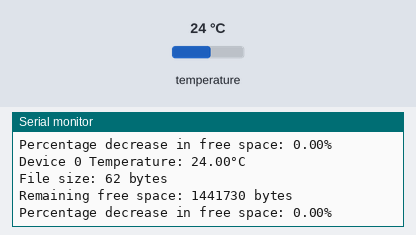
A sketch run on a simulated ESP32. On the bench: the last lines printed to the serial monitor. Inputs (shaded band) come from the test bench; at power-on: temperature 24 °C. Storage starts empty.

Above: at 7.4 s.
7.5 s: temperature set to 12 °C
At 13.9 s:
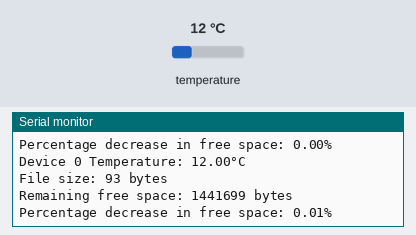
14.3 s: temperature set to 19 °C
At 19.6 s:
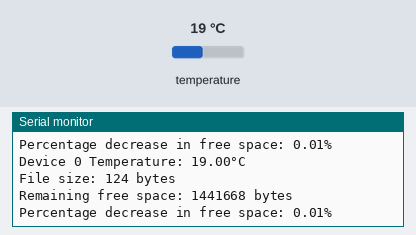
Timing chart, 0 to 21.1 s (numbered marks = the images above; inputs shaded):
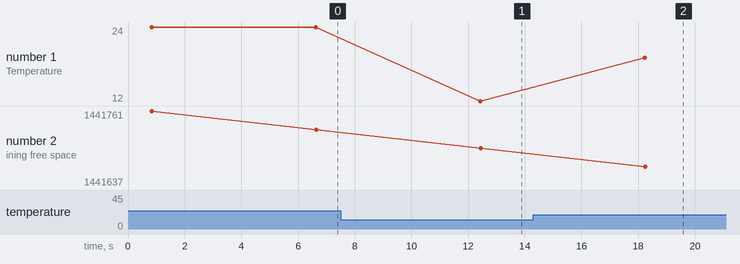

The sketch:

with-space-left.ino
```cpp
#include <OneWire.h>
#include <DallasTemperature.h>
#include "FS.h"
#include <LittleFS.h>
#include <WiFi.h> // For ESP32
// #include <ESP8266WiFi.h> // Uncomment this for ESP8266 and comment out the above line
#include <WebServer.h> // For ESP32
// #include <ESP8266WebServer.h> // Uncomment this for ESP8266 and comment out the above line

#define FORMAT_LITTLEFS_IF_FAILED true
#define ONE_WIRE_BUS 4

// WiFi settings
const char* ssid = "esp-data";
const char* password = "esp-data";

IPAddress local_IP(172, 16, 16, 1);
IPAddress gateway(172, 16, 16, 1);
IPAddress subnet(255, 255, 255, 0);

OneWire oneWire(ONE_WIRE_BUS);
DallasTemperature sensors(&oneWire);
DeviceAddress tempDeviceAddress;
WebServer server(80);

// Global variable for initial free space
unsigned long initialFreeSpace = 0;

void setup() {
  Serial.begin(115200);
  sensors.begin();
  int numberOfDevices = sensors.getDeviceCount();

  // Locate and print devices
  for (int i = 0; i < numberOfDevices; i++) {
    if (sensors.getAddress(tempDeviceAddress, i)) {
      Serial.print("Found device ");
      Serial.print(i, DEC);
      Serial.print(" with address: ");
      printAddress(tempDeviceAddress);
      Serial.println();
    } else {
      Serial.println("Found ghost device but could not detect address. Check power and cabling");
    }
  }

  if (!LittleFS.begin(FORMAT_LITTLEFS_IF_FAILED)) {
    Serial.println("LittleFS Mount Failed");
    return;
  }

  // Get initial free space
  initialFreeSpace = LittleFS.totalBytes() - LittleFS.usedBytes();
  Serial.print("Initial free space: ");
  Serial.println(initialFreeSpace);

  // Setup WiFi
  WiFi.softAP(ssid, password);
  WiFi.softAPConfig(local_IP, gateway, subnet);
  Serial.print("AP IP address: ");
  Serial.println(WiFi.softAPIP());

  // Setup web server
  server.on("/", HTTP_GET, []() {
    File file = LittleFS.open("/data.txt", "r");
    if (!file) {
      server.send(404, "text/plain", "File not found");
      return;
    }
    server.streamFile(file, "text/plain");
    file.close();
  });
  server.begin();
}

void loop() {
  sensors.requestTemperatures();
  File file = LittleFS.open("/data.txt", FILE_APPEND);
  if (!file) {
    Serial.println("- failed to open file for appending");
    return;
  }

  for (int i = 0; i < sensors.getDeviceCount(); i++) {
    if (sensors.getAddress(tempDeviceAddress, i)) {
      float tempC = sensors.getTempC(tempDeviceAddress);
      Serial.printf("Device %d Temperature: %.2f°C\n", i, tempC);
      file.printf("Device %d Temperature: %.2f°C\n", i, tempC);
    }
  }
  file.close();

  // Log file size and free space
  logFileSystemInfo();

  server.handleClient();
  delay(5000);
}

void logFileSystemInfo() {
  File file = LittleFS.open("/data.txt", "r");
  unsigned long fileSize = file.size();
  file.close();

  unsigned long remainingFreeSpace = LittleFS.totalBytes() - LittleFS.usedBytes();
  float percentageDecrease = 100.0 * (initialFreeSpace - remainingFreeSpace) / initialFreeSpace;

  Serial.print("File size: ");
  Serial.print(fileSize);
  Serial.println(" bytes");

  Serial.print("Remaining free space: ");
  Serial.print(remainingFreeSpace);
  Serial.println(" bytes");

  Serial.print("Percentage decrease in free space: ");
  Serial.print(percentageDecrease);
  Serial.println("%");
}

void printAddress(DeviceAddress deviceAddress) {
  for (uint8_t i = 0; i < 8; i++) {
    if (deviceAddress[i] < 16) Serial.print("0");
    Serial.print(deviceAddress[i], HEX);
  }
}
```

Measured:
- after the input at 7.5 s, the serial monitor: prints a new line after 4.9 s (image 1)
- after the input at 14.3 s, the serial monitor: prints a new line after 3.9 s (image 2)
- plotted number 1: 24 → 12 after the input at 7.5 s, 12 → 19 after the input at 14.3 s
